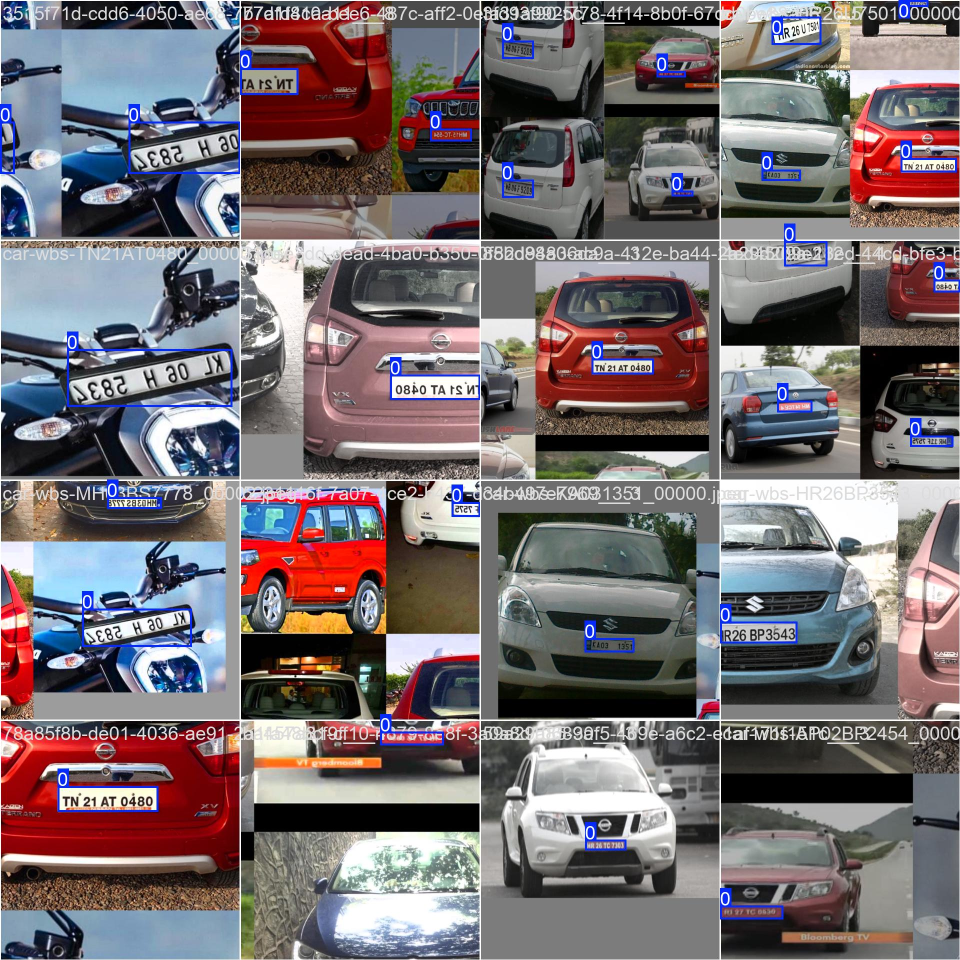
#> input picture runs/detect/models/plate_detector/train_batch0.jpg, 1920 x 1920 px (shown at 1/2 size)
$ python -i image_utils.py   (imports and definitions only)
#> lines starting #> are read from the running program, lines starting #| are printed output that depends on the picture; after the words box and inside, x2 and y2 are one past the last pixel; in counts of white or black regions, pixels touching at a corner belong together
"""
Image utility functions: cropping, resizing, preprocessing.
"""

import cv2
import numpy as np
from typing import Tuple, Optional


# [36 lines left out: functions crop_region, resize_image, not called in this run]


def preprocess_plate(image: np.ndarray) -> np.ndarray:
    """Preprocess a license plate image for better OCR accuracy.

    Pipeline:
      1. Upscale to standard height (keeps aspect ratio)
      2. Grayscale
      3. CLAHE (contrast limited adaptive histogram equalization)
      4. Bilateral filter (noise reduction, edge preserving)
      5. Adaptive threshold → clean binary image

    Args:
        image: Plate region image (BGR).

    Returns:
        Preprocessed grayscale image ready for OCR.
    """
    if image is None or image.size == 0:
        return image

    # 1. Upscale — OCR works much better on larger images
    h, w = image.shape[:2]
    target_h = 64  # standard plate height for OCR
    if h < target_h:
        scale = target_h / h
        new_w = int(w * scale)
        image = cv2.resize(image, (new_w, target_h), interpolation=cv2.INTER_CUBIC)

    # 2. Grayscale
    gray = cv2.cvtColor(image, cv2.COLOR_BGR2GRAY) if len(image.shape) == 3 else image.copy()

    # 3. CLAHE — improves contrast on uneven lighting
    clahe = cv2.createCLAHE(clipLimit=2.0, tileGridSize=(4, 4))
    enhanced = clahe.apply(gray)

    # 4. Bilateral filter — removes noise while keeping text edges sharp
    filtered = cv2.bilateralFilter(enhanced, 9, 75, 75)

    # 5. Adaptive threshold — handles varying illumination across the plate
    binary = cv2.adaptiveThreshold(
        filtered, 255,
        cv2.ADAPTIVE_THRESH_GAUSSIAN_C,
        cv2.THRESH_BINARY,
        15, 8
    )

    # 6. Morphological close — fills small gaps in characters
    kernel  = cv2.getStructuringElement(cv2.MORPH_RECT, (2, 2))
    cleaned = cv2.morphologyEx(binary, cv2.MORPH_CLOSE, kernel)

    return cleaned


def preprocess_plate_variants(image: np.ndarray) -> list:
    """Return multiple preprocessed variants of a plate image.

    OCR is run on all variants and results are combined.
    Returns list of images: [original_resized, binary, inverted_binary, gray_enhanced]
    """
    if image is None or image.size == 0:
        return []

    variants = []

    # Upscale
    h, w = image.shape[:2]
    if h < 64:
        scale = 64 / h
        image = cv2.resize(image, (int(w * scale), 64), interpolation=cv2.INTER_CUBIC)

    # Variant 1: original resized (color)
    variants.append(image)

    # Variant 2: standard binary
    variants.append(preprocess_plate(image))

    # Variant 3: inverted binary (white text on black bg)
    binary = preprocess_plate(image)
    variants.append(cv2.bitwise_not(binary))

    # Variant 4: grayscale with CLAHE only (no threshold)
    gray   = cv2.cvtColor(image, cv2.COLOR_BGR2GRAY) if len(image.shape) == 3 else image.copy()
    clahe  = cv2.createCLAHE(clipLimit=3.0, tileGridSize=(4, 4))
    variants.append(clahe.apply(gray))

    return variants


# [42 lines left out: function draw_text_with_bg, not called in this run]

>>> import cv2
>>> picture = cv2.imread('../../runs/detect/models/plate_detector/train_batch0.jpg')
#> picture is the input picture: shape (1920, 1920, 3); mean B, G, R 111.8, 108, 116.9
>>> result = preprocess_plate_variants(picture)
#> in preprocess_plate, `enhanced = clahe.apply(gray)`:
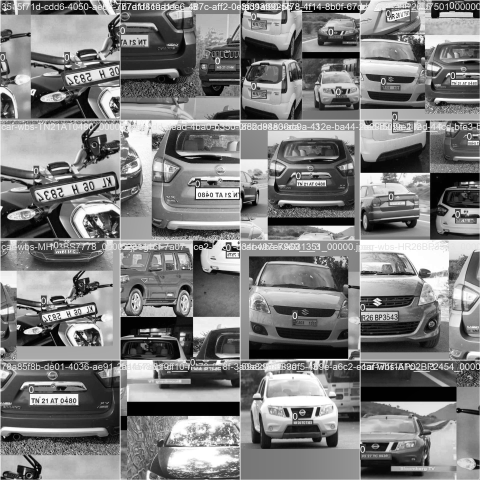
#> enhanced: shape (1920, 1920) (shown at 1/4 size); min 0, max 255, mean 126
#> in preprocess_plate, `binary = cv2.adaptiveThreshold( filtered, 255, cv2.ADAPTIVE_THRESH_GAU..`:
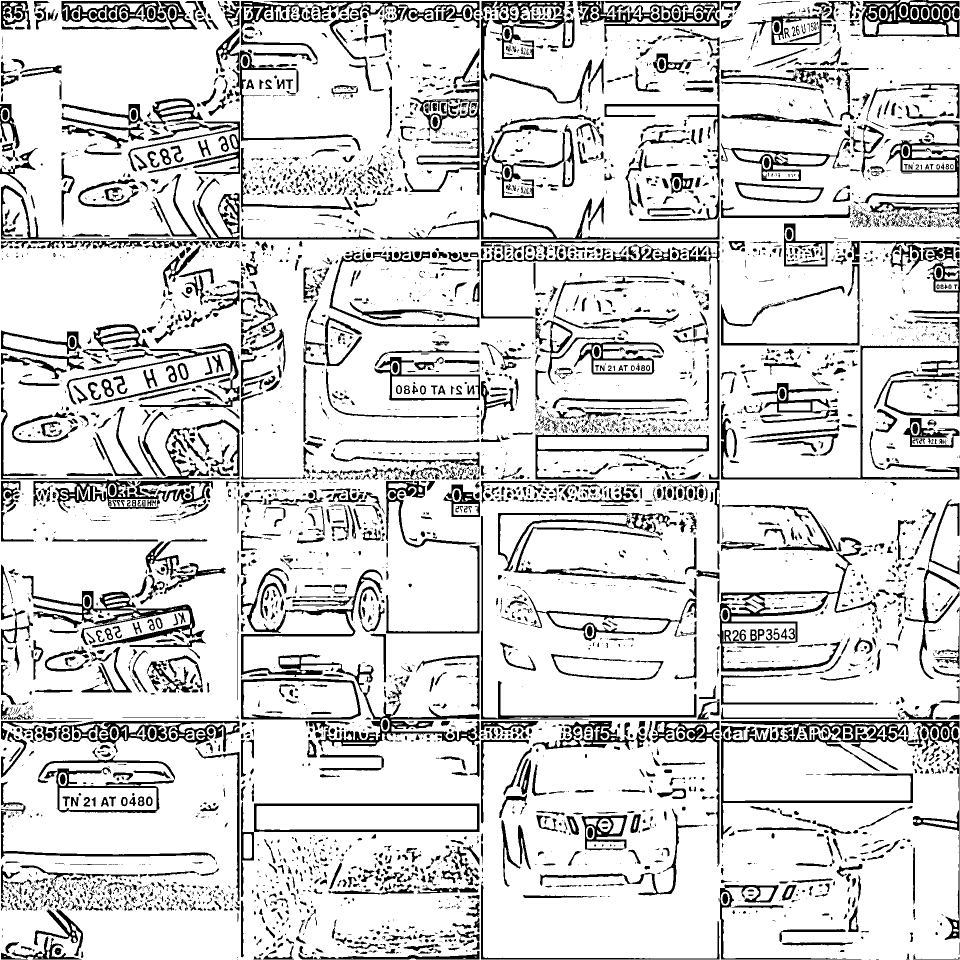
#> binary: shape (1920, 1920) (shown at 1/2 size); 84% white; 5247 black regions (2965 under 20 px), largest, box (x1, y1, x2, y2) and area: (1442, 1442, 1919, 1880) 16827, (962, 2, 1439, 479) 11973, (482, 2, 959, 183) 10845
#> in preprocess_plate, `cleaned = cv2.morphologyEx(binary, cv2.MORPH_CLOSE, kernel)`:
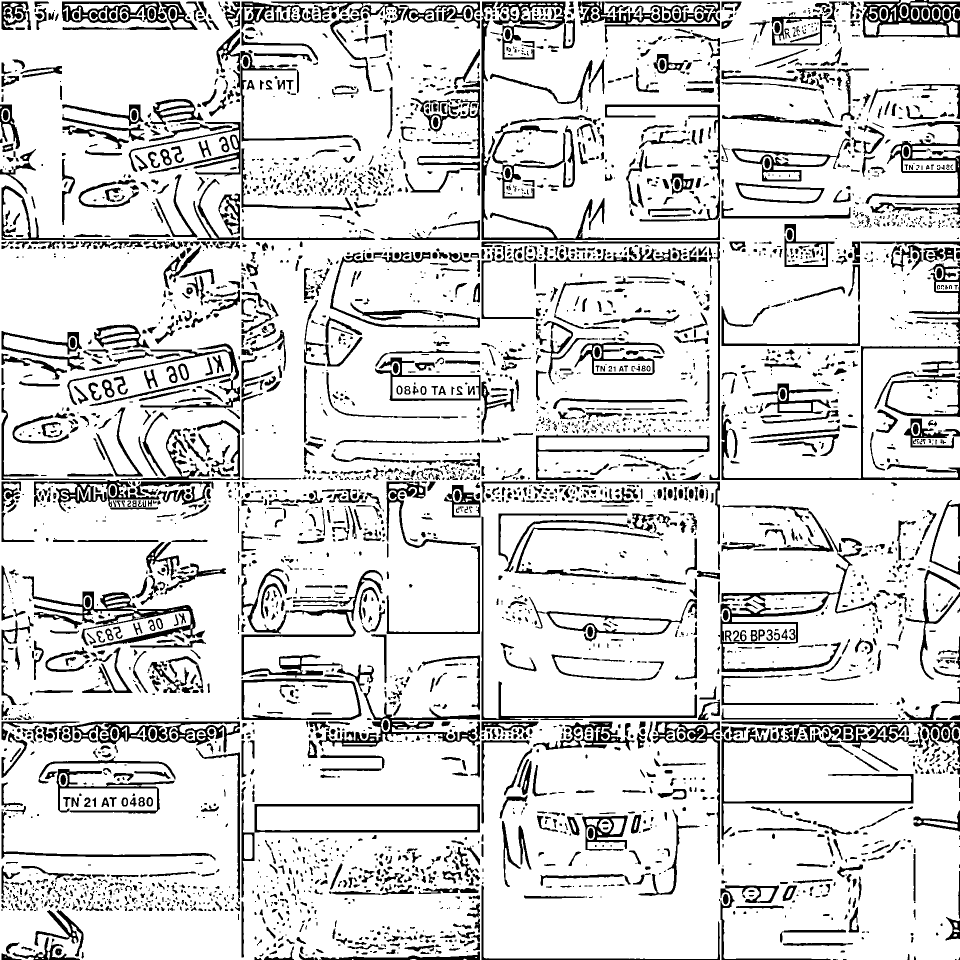
#> cleaned: shape (1920, 1920) (shown at 1/2 size); 84.6% white; 4208 black regions (1660 under 20 px), largest, box (x1, y1, x2, y2) and area: (1443, 1443, 1920, 1680) 13170, (1441, 1096, 1755, 1344) 8344, (45, 1152, 410, 1296) 7963
#> result = 4 items

$ run again, on runs/detect/models/plate_detector/train_batch1.jpg
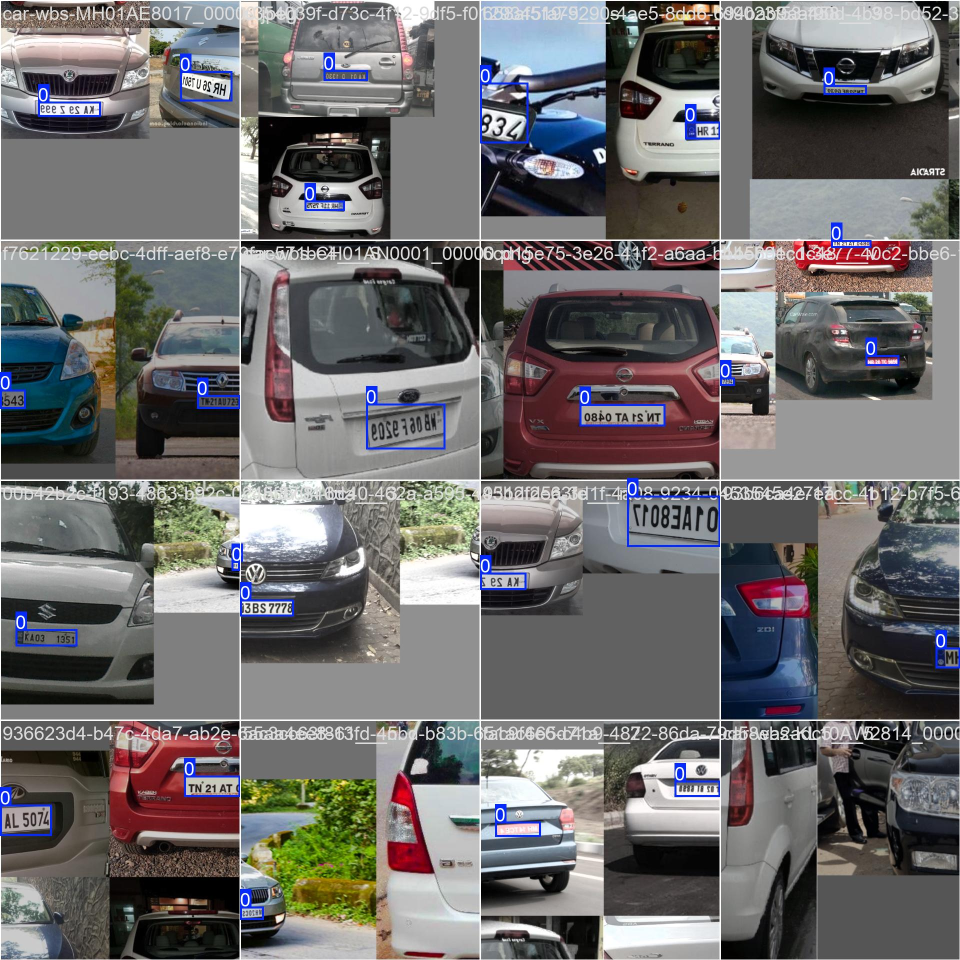
#> input picture runs/detect/models/plate_detector/train_batch1.jpg, 1920 x 1920 px (shown at 1/2 size)
#> picture is the input picture: shape (1920, 1920, 3); mean B, G, R 108.2, 107.6, 109.2
#> in preprocess_plate, `binary = cv2.adaptiveThreshold( filtered, 255, cv2.ADAPTIVE_THRESH_GAU..`:
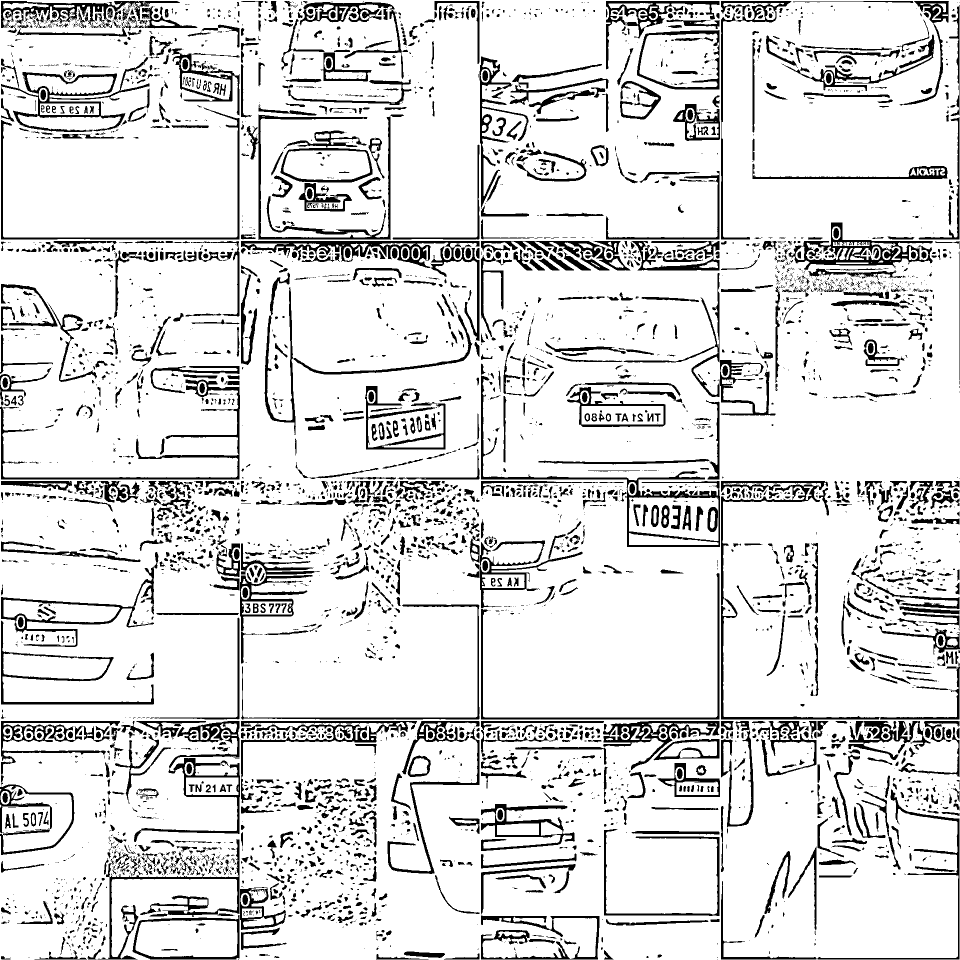
#> binary: shape (1920, 1920) (shown at 1/2 size); 86.4% white; 4720 black regions (2658 under 20 px), largest, box (x1, y1, x2, y2) and area: (482, 482, 959, 682) 9404, (1442, 962, 1920, 1439) 8564, (962, 727, 1440, 1094) 7907
#> in preprocess_plate, `cleaned = cv2.morphologyEx(binary, cv2.MORPH_CLOSE, kernel)`:
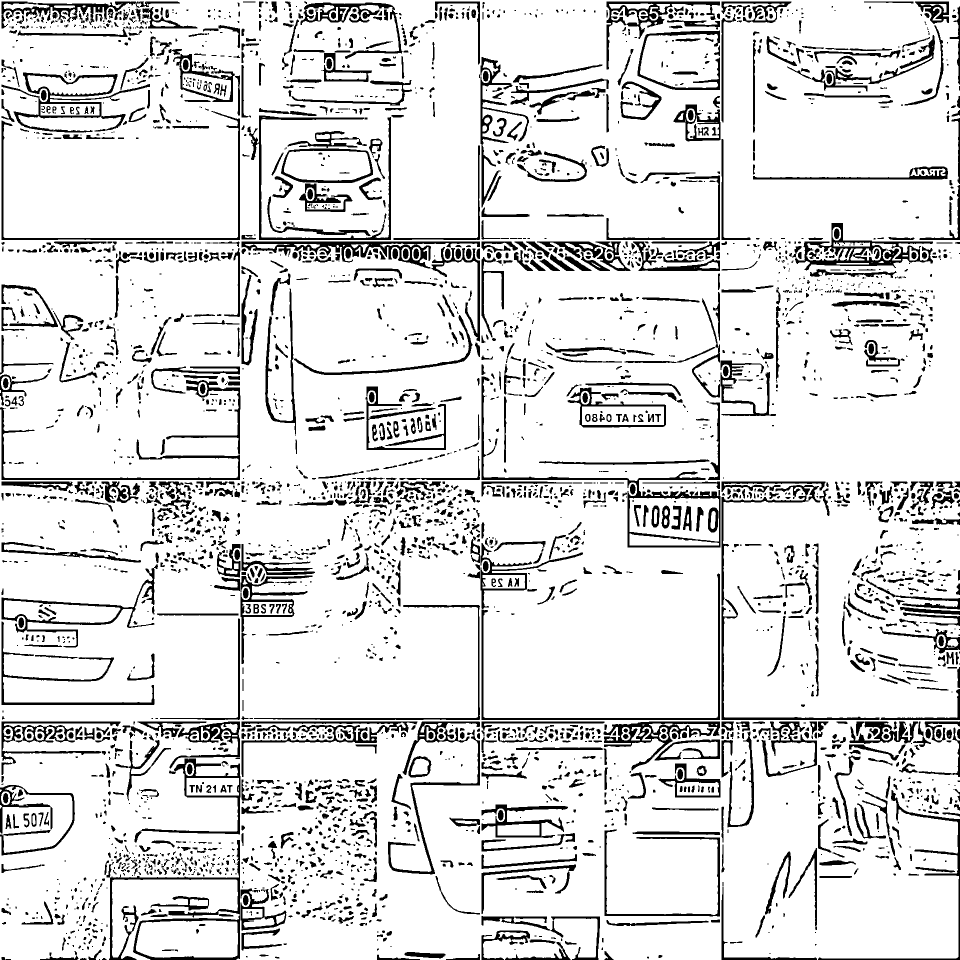
#> cleaned: shape (1920, 1920) (shown at 1/2 size); 86.9% white; 3756 black regions (1461 under 20 px), largest, box (x1, y1, x2, y2) and area: (963, 753, 1441, 1095) 7203, (483, 483, 960, 537) 6675, (1590, 446, 1866, 541) 6568
#> result = 4 items
